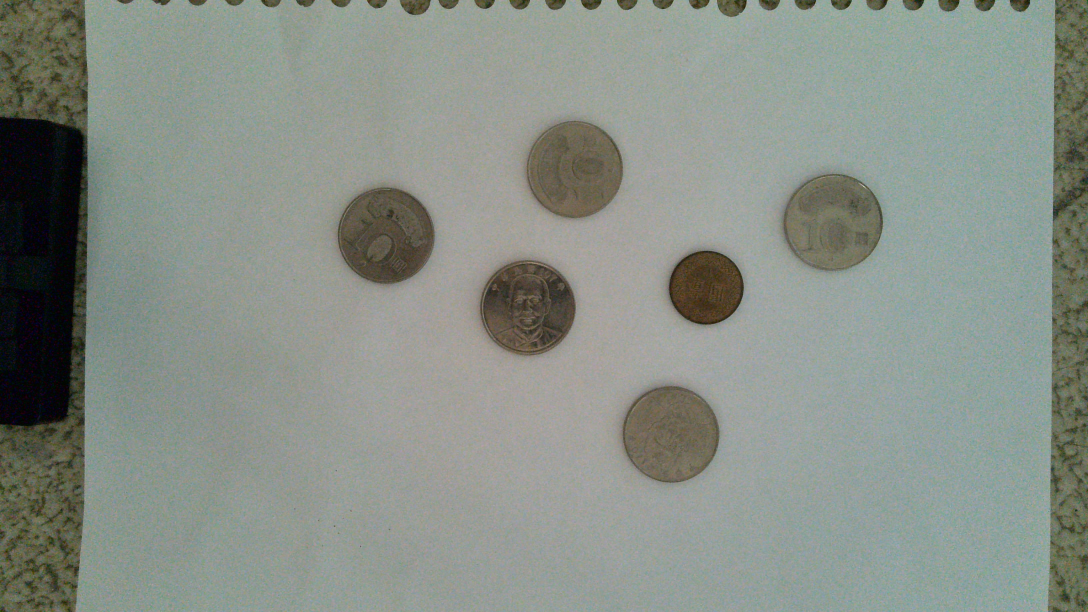
#> input picture DAY1/bright front and back/WIN_20250914_16_53_29_Pro.jpg, 3264 x 1836 px, found by its file name (shown at 1/3 size)
$ python 09_draw.py
#> lines starting #> are read from the running program, lines starting #| are printed output that depends on the picture
import cv2
import os
import numpy as np

print("="*50)
print("OpenCV 範例 09: 繪製形狀和文字")
print("="*50)

current_dir = os.path.dirname(os.path.abspath(__file__))
parent_dir = os.path.dirname(current_dir)
img_path = "D:\\AWORKSPACE\\Github\\ComputerVisioncourse\\DAY1\\bright front and back\\WIN_20250914_16_53_29_Pro.jpg"
print(f"\n讀取圖片: {os.path.basename(img_path)}")

img = cv2.imread(img_path)
#> img is the input picture: shape (1836, 3264, 3); mean B, G, R 135.5, 143.7, 136.4

if img is None:
    print("錯誤：無法讀取圖片！")
else:
    max_width = 600
    height, width = img.shape[:2]
#> height = 1836; width = 3264
    scale = max_width / width
#> scale = 0.184
    new_width = int(width * scale)
#> new_width = 600
    new_height = int(height * scale)
#> new_height = 337
    img_resized = cv2.resize(img, (new_width, new_height))
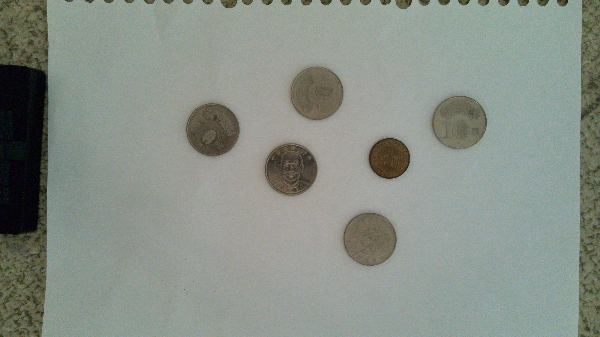
#> img_resized: shape (337, 600, 3); mean B, G, R 135.4, 143.5, 136.3

    img_draw = img_resized.copy()

    cv2.rectangle(img_draw, (50, 50), (200, 150), (0, 255, 0), 3)
    cv2.rectangle(img_draw, (220, 50), (370, 150), (255, 0, 0), -1)

    cv2.circle(img_draw, (100, 250), 40, (255, 0, 0), 3)
    cv2.circle(img_draw, (200, 250), 40, (0, 0, 255), -1)

    cv2.line(img_draw, (50, 350), (550, 350), (255, 255, 0), 2)
    cv2.line(img_draw, (50, 370), (550, 370), (0, 255, 255), 5)

    pts = np.array([[400, 50], [450, 100], [430, 150], [370, 150], [350, 100]], np.int32)
    pts = pts.reshape((-1, 1, 2))
    cv2.polylines(img_draw, [pts], True, (255, 0, 255), 3)

    cv2.ellipse(img_draw, (450, 250), (80, 40), 0, 0, 360, (128, 0, 128), 2)
    cv2.ellipse(img_draw, (450, 250), (40, 80), 0, 0, 180, (255, 128, 0), -1)
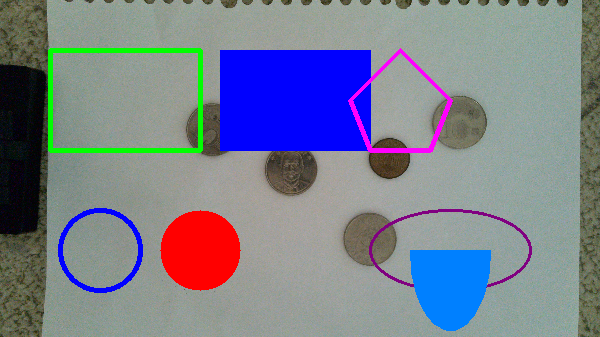
#> img_draw: shape (337, 600, 3); mean B, G, R 142.7, 127, 122.4

    font = cv2.FONT_HERSHEY_SIMPLEX
    cv2.putText(img_draw, 'OpenCV Demo', (50, 450), font, 1.5, (255, 255, 255), 3)

    font2 = cv2.FONT_HERSHEY_COMPLEX
    cv2.putText(img_draw, 'DAY1 Tutorial', (50, 500), font2, 1, (0, 255, 0), 2)

    font3 = cv2.FONT_HERSHEY_SCRIPT_SIMPLEX
    cv2.putText(img_draw, 'Computer Vision', (50, 550), font3, 0.8, (255, 255, 0), 2)

    cv2.imshow('Drawing Shapes and Text', img_draw)
    print(f"\n繪製內容說明:")
    print("矩形：")
    print("  - 綠色空心矩形 (thickness=3)")
    print("  - 藍色實心矩形 (thickness=-1)")
    print("\n圓形：")
    print("  - 藍色空心圓")
    print("  - 紅色實心圓")
    print("\n線條：")
    print("  - 黃色細線 (thickness=2)")
    print("  - 青色粗線 (thickness=5)")
    print("\n多邊形：")
    print("  - 紫色五邊形")
    print("\n橢圓：")
    print("  - 紫色橢圓框")
    print("  - 橘色半橢圓")
    print("\n文字：")
    print("  - 三種不同字體")
    print("\n按任意鍵關閉視窗...")
    cv2.waitKey(0)
    cv2.destroyAllWindows()

    save_path = os.path.join(current_dir, 'drawing_result.jpg')
    cv2.imwrite(save_path, img_draw)
    print(f"\n繪製結果已儲存至: {os.path.basename(save_path)}")
    print("\n完成！")

$ run again, with DAY1/bright front and back/WIN_20250914_16_54_03_Pro.jpg copied over DAY1/bright front and back/WIN_20250914_16_53_29_Pro.jpg
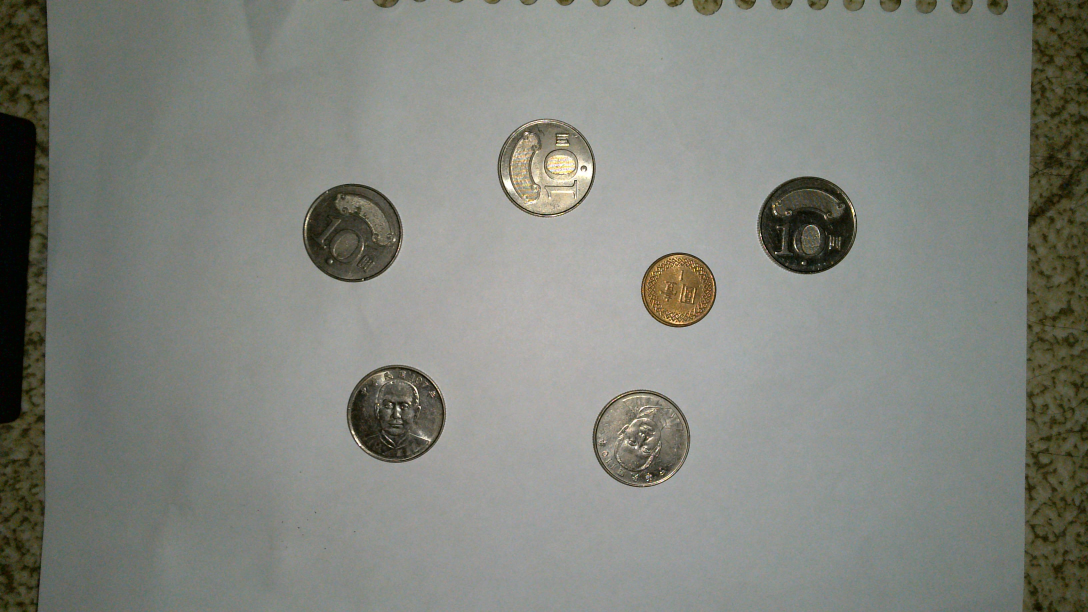
#> input picture DAY1/bright front and back/WIN_20250914_16_54_03_Pro.jpg, 3264 x 1836 px, found by its file name (shown at 1/3 size)
#> img is the input picture: shape (1836, 3264, 3); mean B, G, R 124.9, 132.1, 129.4
#> `img_resized = cv2.resize(img, (new_width, new_height))`:
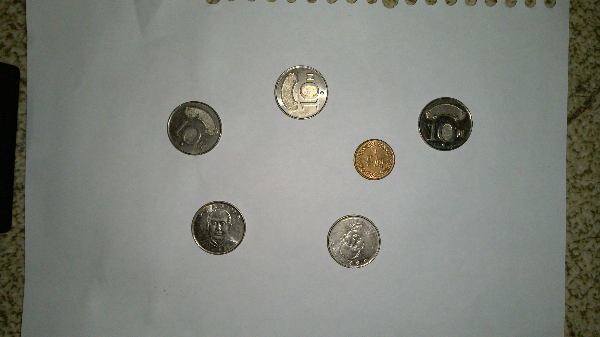
#> img_resized: shape (337, 600, 3); mean B, G, R 124.8, 132, 129.3
#> `cv2.ellipse(img_draw, (450, 250), (40, 80), 0, 0, 180, (255, 128, 0), ..`:
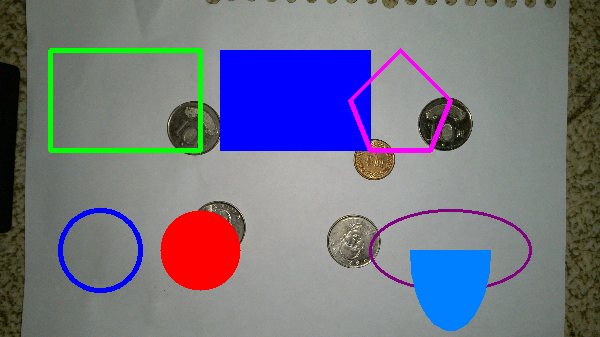
#> img_draw: shape (337, 600, 3); mean B, G, R 132, 115.5, 115.2
